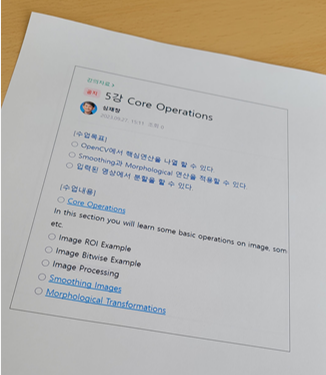
#> input picture test.png, 326 x 375 px, found by its file name
$ python 234234.py
#> lines starting #> are read from the running program, lines starting #| are printed output that depends on the picture; after the words box and inside, x2 and y2 are one past the last pixel; in counts of white or black regions, pixels touching at a corner belong together
import cv2
import numpy as np

img1 = cv2.imread('C:/Users/PC/Downloads/test.png')  # First image
#> img1 is the input picture: shape (375, 326, 3); mean B, G, R 175.2, 181, 184.7
img2 = cv2.imread('C:/Users/PC/Downloads/test.png')  # Second image
rows, cols = img1.shape[0:2]  # 사진 가로 세로 너비 가져오기
#> rows = 375; cols = 326

d45 = -9.5 * np.pi / 180  # 라디안으로 돌릴 각도 초기화

# 색 있는 이미지 회색으로 변환
gray_img2 = cv2.cvtColor(img2, cv2.COLOR_BGR2GRAY)
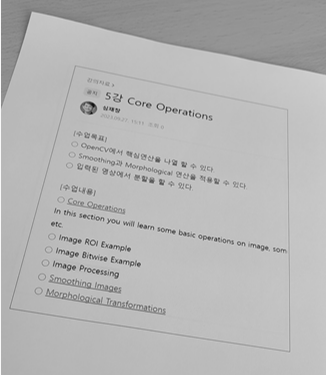
#> gray_img2: shape (375, 326); min 14, max 247, mean 181.4

# 회색으로 만든 이미지 이진화 하기
threshold_value = 127  # 임계값 설정
ret, binary_img = cv2.threshold(gray_img2, threshold_value, 255, cv2.THRESH_BINARY)
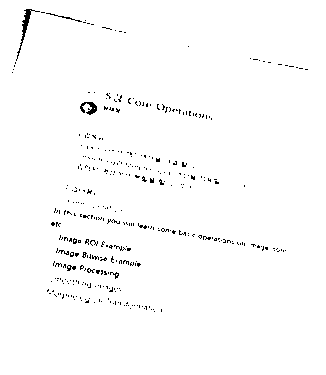
#> binary_img: shape (375, 326); 98.5% white; black in thin lines or dots, all inside (x1, y1, x2, y2) = (12, 9, 308, 312)
#> ret = 127

shift_x = -1 * rows // 7
#> shift_x = -54
shift_y = cols // 10
#> shift_y = 32

m45 = np.float32([[np.cos(d45), -1 * np.sin(d45), shift_x],
                  [np.sin(d45), np.cos(d45), shift_y]])

r45 = cv2.warpAffine(img1, m45, (cols, rows))
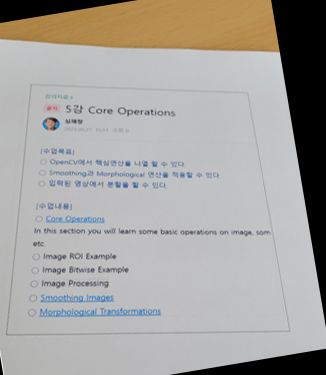
#> r45: shape (375, 326, 3); mean B, G, R 159.3, 163.1, 165.7

cv2.imshow("45", cv2.resize(r45, None, fx=1, fy=1, interpolation=cv2.INTER_AREA))
cv2.imshow("gray", binary_img)  # 이진화 출력

cv2.waitKey(0)
cv2.destroyAllWindows()

$ run again, with 캡처.PNG copied over test.png
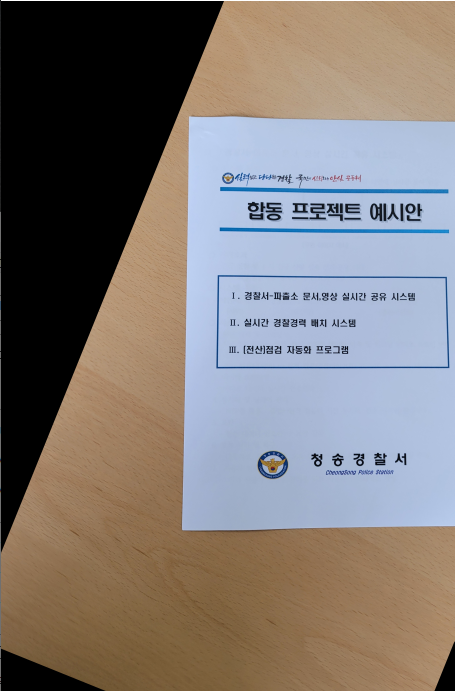
#> input picture 캡처.PNG, 455 x 691 px, found by its file name
#> img1 is the input picture: shape (691, 455, 3); mean B, G, R 117.2, 120.7, 127.7
#> `ret, binary_img = cv2.threshold(gray_img2, threshold_value, 255, cv2.T..`:
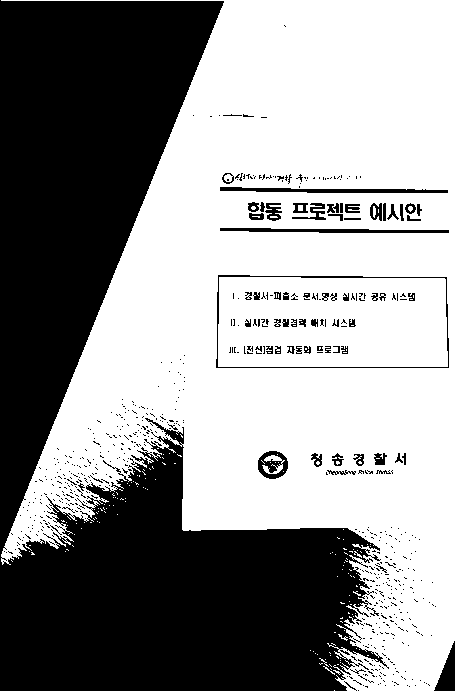
#> binary_img: shape (691, 455); 57.7% white; 635 black regions (567 under 20 px), largest, box (x1, y1, x2, y2) and area: (0, 0, 389, 691) 124834, (220, 187, 448, 193) 850, (216, 275, 449, 368) 802
#> ret = 127
#> `r45 = cv2.warpAffine(img1, m45, (cols, rows))`:
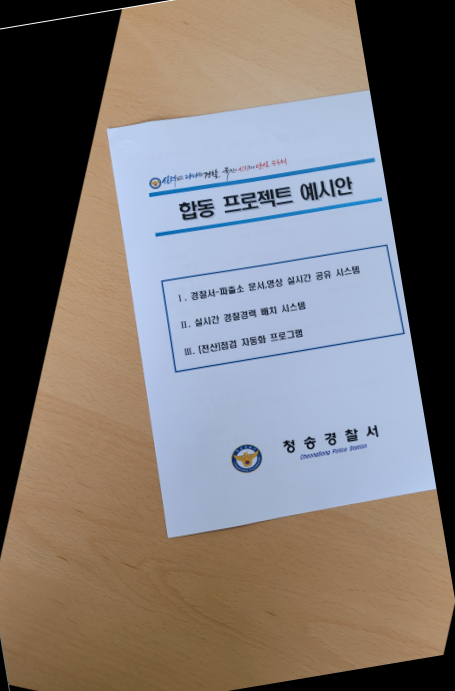
#> r45: shape (691, 455, 3); mean B, G, R 115.5, 118.5, 125.1

$ run again, with doc1.jpg saved as test.png
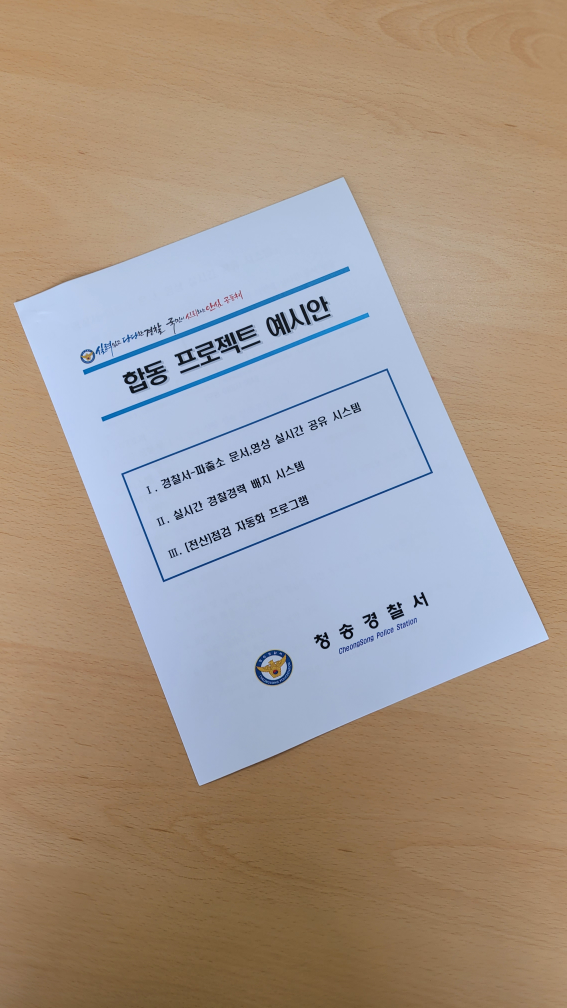
#> input picture doc1.jpg, 2268 x 4032 px, found by its file name (shown at 1/4 size)
#> img1 is the input picture: shape (4032, 2268, 3); mean B, G, R 138.6, 150, 164.2
#> `ret, binary_img = cv2.threshold(gray_img2, threshold_value, 255, cv2.T..`:
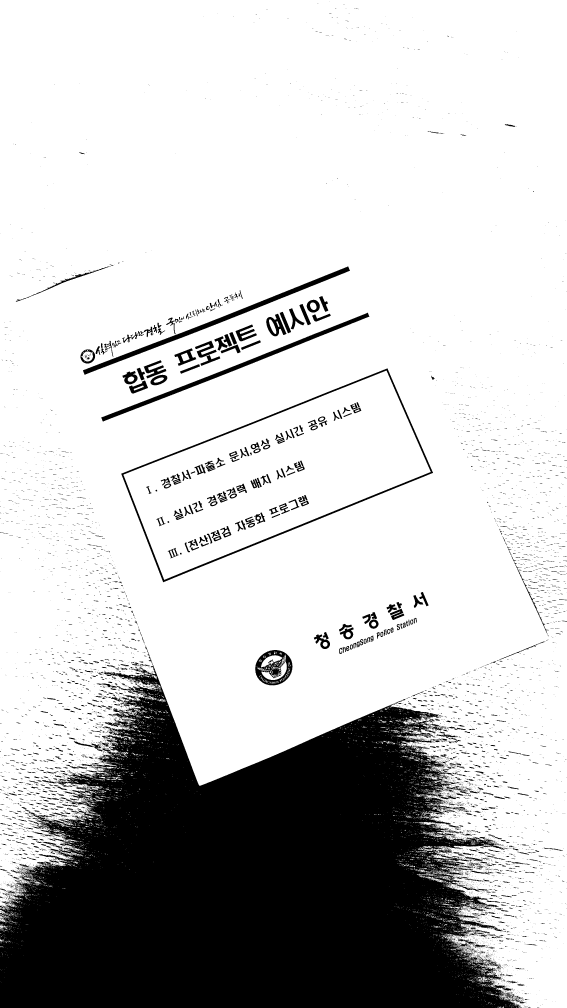
#> binary_img: shape (4032, 2268) (shown at 1/4 size); 77.8% white; 8212 black regions (7142 under 20 px), largest, box (x1, y1, x2, y2) and area: (0, 2581, 2085, 4032) 1796103, (485, 1473, 1732, 2329) 22161, (332, 1066, 1400, 1499) 21437
#> ret = 127
#> `r45 = cv2.warpAffine(img1, m45, (cols, rows))`:
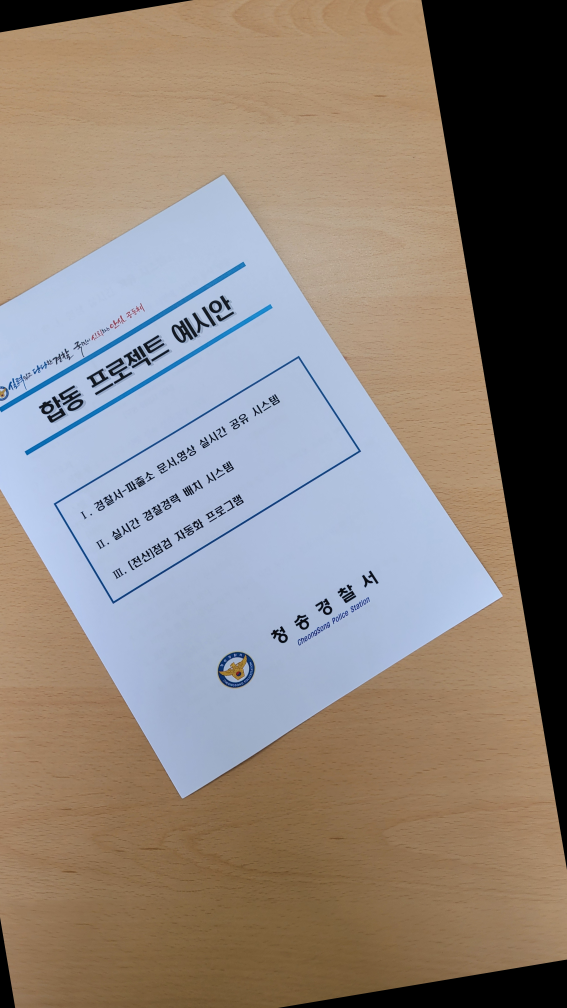
#> r45: shape (4032, 2268, 3) (shown at 1/4 size); mean B, G, R 122.7, 130.7, 141.4
